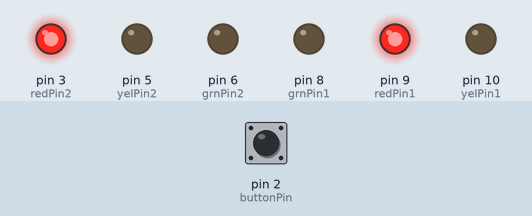
Simulated run of this sketch. Board: Arduino Uno, built with avr-gcc and run on an emulated ATmega328P. Parts: output pins drawn as LEDs (lit = HIGH). The inputs (shaded band) are chosen by the test bench; at power-on: pin 2 (buttonPin) HIGH.

Above: at 1.2 s.
1.3 s: pin 2 (buttonPin) pulled LOW for 0.15 s
At 3.0 s:
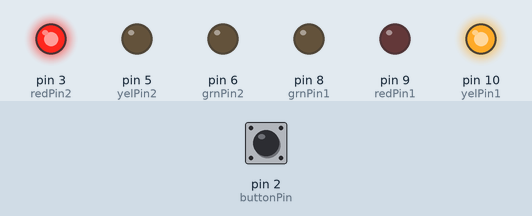
At 4.4 s:
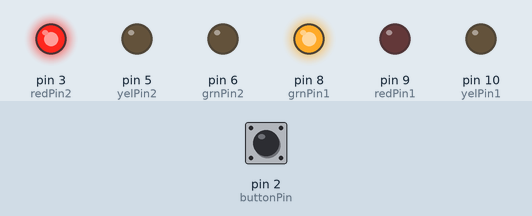
Timing chart, 0 to 29.5 s (numbered marks = the images above; inputs shaded):
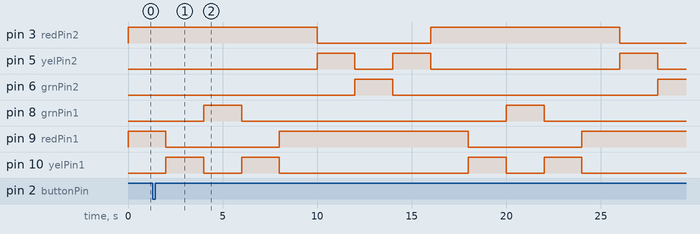

The sketch:

2-traffiklys.ino
```cpp
int potPin = A3;   // Potentiometer output connected to analog pin A3
int buttonPin = 2; // Button connected to digital pin 2

int redPin1 = 9;  // Red LED 1, connected to digital pin 11
int yelPin1 = 10;  // Yellow LED 1, connected to digital pin 10
int grnPin1 = 8;   // Green LED 1, connected to digital pin 9

int redPin2 = 3;   // Red LED 2, connected to digital pin 3
int yelPin2 = 5;   // Yellow LED 2, connected to digital pin 5
int grnPin2 = 6;   // Green LED 2, connected to digital pin 6

int currentLightSet = 0;   // Variable to track which light set is currently active (0 or 1)
int currentPhase = 0;      // Variable to track the current phase of the light sequence (0 to 4)
unsigned long phaseStartTime; // Time when the current phase started
const unsigned long phaseDuration = 2000; // Duration for each phase (2 seconds)
bool sequenceStarted = false; // Flag to indicate if the sequence has started

void setup() {
  pinMode(redPin1, OUTPUT);   // Set the LED pins as output
  pinMode(yelPin1, OUTPUT);
  pinMode(grnPin1, OUTPUT);

  pinMode(redPin2, OUTPUT);   // Set the additional LED pins as output
  pinMode(yelPin2, OUTPUT);
  pinMode(grnPin2, OUTPUT);

  pinMode(buttonPin, INPUT_PULLUP); // Set the button pin as input with pull-up resistor

  // Turn off all LEDs initially
  allLedsOff();

  // Initial state: Both sets are red
  digitalWrite(redPin1, HIGH);
  digitalWrite(redPin2, HIGH);

  phaseStartTime = millis(); // Initialize the start time
}

void loop() {
  int buttonState = digitalRead(buttonPin); // Read the button state

  // Check if the button was pressed (LOW state)
  if (buttonState == LOW) {
    sequenceStarted = true; // Start the sequence
  }

  if (sequenceStarted) {
    unsigned long currentTime = millis(); // Current time

    // Check if it's time to change the phase
    if (currentTime - phaseStartTime >= phaseDuration) {
      phaseStartTime = currentTime; // Reset the phase start time

      // Update the phase
      currentPhase = (currentPhase + 1) % 5; // Move to the next phase (0 -> 1 -> 2 -> 3 -> 4 -> 0)

      // Turn off all LEDs in the current set
      if (currentLightSet == 0) {
        // Current set is set 1
        digitalWrite(redPin1, LOW);
        digitalWrite(yelPin1, LOW);
        digitalWrite(grnPin1, LOW);
      } else {
        // Current set is set 2
        digitalWrite(redPin2, LOW);
        digitalWrite(yelPin2, LOW);
        digitalWrite(grnPin2, LOW);
      }

      // Activate the next phase
      if (currentPhase == 0) {
        // Phase 0: Red
        if (currentLightSet == 0) {
          digitalWrite(redPin1, HIGH);
        } else {
          digitalWrite(redPin2, HIGH);
        }
      } else if (currentPhase == 1) {
        // Phase 1: Yellow
        if (currentLightSet == 0) {
          digitalWrite(yelPin1, HIGH);
        } else {
          digitalWrite(yelPin2, HIGH);
        }
      } else if (currentPhase == 2) {
        // Phase 2: Green
        if (currentLightSet == 0) {
          digitalWrite(grnPin1, HIGH);
        } else {
          digitalWrite(grnPin2, HIGH);
        }
      } else if (currentPhase == 3) {
        // Phase 3: Yellow again
        if (currentLightSet == 0) {
          digitalWrite(yelPin1, HIGH);
        } else {
          digitalWrite(yelPin2, HIGH);
        }
      } else if (currentPhase == 4) {
        // Phase 4: Red again
        if (currentLightSet == 0) {
          digitalWrite(redPin1, HIGH);
        } else {
          digitalWrite(redPin2, HIGH);
        }
      }

      // Switch to the other set after completing the sequence
      if (currentPhase == 4) {
        // Complete one cycle for the current light set
        if (currentLightSet == 0) {
          // Set 1 is done, now turn off all LEDs in set 1
          digitalWrite(redPin1, HIGH);
          digitalWrite(yelPin1, LOW);
          digitalWrite(grnPin1, LOW);
          // Set 2 should start its cycle
          currentLightSet = 1;
        } else {
          // Set 2 is done, now turn off all LEDs in set 2
          digitalWrite(redPin2, HIGH);
          digitalWrite(yelPin2, LOW);
          digitalWrite(grnPin2, LOW);
          // Set 1 should start its cycle
          currentLightSet = 0;
        }
        // Reset the phase and wait before starting the other set
        currentPhase = 0;
        delay(phaseDuration); // Wait before switching to the other set
      }
    }
  }
}

// Function to turn off all LEDs
void allLedsOff() {
  digitalWrite(redPin1, LOW);
  digitalWrite(yelPin1, LOW);
  digitalWrite(grnPin1, LOW);

  digitalWrite(redPin2, LOW);
  digitalWrite(yelPin2, LOW);
  digitalWrite(grnPin2, LOW);
}
```

Measured:
- after the input at 1.3 s, pin 3 (redPin2): HIGH → LOW after 8.7 s, → HIGH 6.0 s later, → LOW 10.0 s later; pin 5 (yelPin2): goes HIGH 2.0 s, LOW 2.0 s, HIGH 2.0 s, LOW 10.0 s, HIGH 2.0 s, then LOW, starting after 8.7 s
